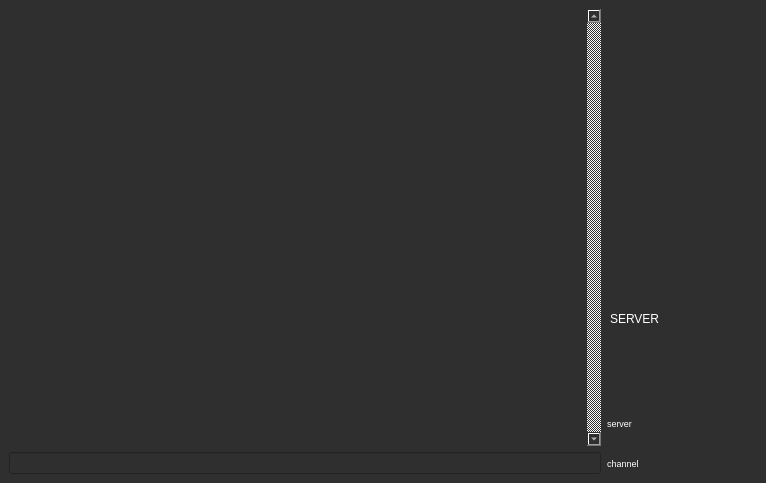
<?xml version="1.0" encoding="UTF-8"?>
<ui version="4.0">
 <class>MainWindow</class>
 <widget class="QMainWindow" name="MainWindow">
  <property name="windowModality">
   <enum>Qt::NonModal</enum>
  </property>
  <property name="geometry">
   <rect>
    <x>0</x>
    <y>0</y>
    <width>766</width>
    <height>483</height>
   </rect>
  </property>
  <property name="minimumSize">
   <size>
    <width>10</width>
    <height>10</height>
   </size>
  </property>
  <property name="maximumSize">
   <size>
    <width>16777215</width>
    <height>16777215</height>
   </size>
  </property>
  <property name="cursor">
   <cursorShape>ArrowCursor</cursorShape>
  </property>
  <property name="windowTitle">
   <string>MinIRC</string>
  </property>
  <property name="windowIcon">
   <iconset>
    <normaloff>../../../../triStrip.png</normaloff>../../../../triStrip.png</iconset>
  </property>
  <property name="layoutDirection">
   <enum>Qt::LeftToRight</enum>
  </property>
  <property name="autoFillBackground">
   <bool>false</bool>
  </property>
  <property name="styleSheet">
   <string notr="true">background-color: rgb(47, 47, 47);
color: rgb(255, 255, 255);</string>
  </property>
  <property name="toolButtonStyle">
   <enum>Qt::ToolButtonFollowStyle</enum>
  </property>
  <property name="animated">
   <bool>true</bool>
  </property>
  <property name="tabShape">
   <enum>QTabWidget::Triangular</enum>
  </property>
  <widget class="QWidget" name="widget">
   <layout class="QGridLayout" name="gridLayout">
    <item row="1" column="0" rowspan="7">
     <widget class="QPlainTextEdit" name="mainText">
      <property name="sizePolicy">
       <sizepolicy hsizetype="Expanding" vsizetype="Expanding">
        <horstretch>0</horstretch>
        <verstretch>0</verstretch>
       </sizepolicy>
      </property>
      <property name="maximumSize">
       <size>
        <width>16777215</width>
        <height>16777215</height>
       </size>
      </property>
      <property name="sizeIncrement">
       <size>
        <width>0</width>
        <height>0</height>
       </size>
      </property>
      <property name="font">
       <font>
        <pointsize>9</pointsize>
       </font>
      </property>
      <property name="autoFillBackground">
       <bool>false</bool>
      </property>
      <property name="frameShape">
       <enum>QFrame::NoFrame</enum>
      </property>
      <property name="frameShadow">
       <enum>QFrame::Sunken</enum>
      </property>
      <property name="lineWidth">
       <number>1</number>
      </property>
      <property name="verticalScrollBarPolicy">
       <enum>Qt::ScrollBarAlwaysOn</enum>
      </property>
      <property name="horizontalScrollBarPolicy">
       <enum>Qt::ScrollBarAlwaysOff</enum>
      </property>
      <property name="lineWrapMode">
       <enum>QPlainTextEdit::WidgetWidth</enum>
      </property>
      <property name="readOnly">
       <bool>true</bool>
      </property>
      <property name="plainText">
       <string/>
      </property>
      <property name="tabStopWidth">
       <number>80</number>
      </property>
      <property name="textInteractionFlags">
       <set>Qt::TextBrowserInteraction</set>
      </property>
      <property name="backgroundVisible">
       <bool>false</bool>
      </property>
     </widget>
    </item>
    <item row="2" column="1">
     <widget class="QPlainTextEdit" name="userText">
      <property name="sizePolicy">
       <sizepolicy hsizetype="Expanding" vsizetype="Expanding">
        <horstretch>0</horstretch>
        <verstretch>0</verstretch>
       </sizepolicy>
      </property>
      <property name="maximumSize">
       <size>
        <width>150</width>
        <height>500</height>
       </size>
      </property>
      <property name="sizeIncrement">
       <size>
        <width>0</width>
        <height>0</height>
       </size>
      </property>
      <property name="baseSize">
       <size>
        <width>0</width>
        <height>0</height>
       </size>
      </property>
      <property name="font">
       <font>
        <pointsize>9</pointsize>
       </font>
      </property>
      <property name="frameShape">
       <enum>QFrame::NoFrame</enum>
      </property>
      <property name="readOnly">
       <bool>true</bool>
      </property>
     </widget>
    </item>
    <item row="3" column="1">
     <widget class="QListWidget" name="channelText">
      <property name="maximumSize">
       <size>
        <width>150</width>
        <height>100</height>
       </size>
      </property>
      <property name="font">
       <font>
        <pointsize>9</pointsize>
       </font>
      </property>
      <property name="frameShape">
       <enum>QFrame::NoFrame</enum>
      </property>
      <property name="selectionMode">
       <enum>QAbstractItemView::MultiSelection</enum>
      </property>
      <item>
       <property name="text">
        <string>SERVER</string>
       </property>
      </item>
     </widget>
    </item>
    <item row="17" column="0">
     <widget class="QLineEdit" name="lineEdit">
      <property name="maximumSize">
       <size>
        <width>16777215</width>
        <height>16777215</height>
       </size>
      </property>
      <property name="font">
       <font>
        <pointsize>9</pointsize>
       </font>
      </property>
     </widget>
    </item>
    <item row="17" column="1">
     <widget class="QLabel" name="labelChannel">
      <property name="maximumSize">
       <size>
        <width>200</width>
        <height>10</height>
       </size>
      </property>
      <property name="font">
       <font>
        <pointsize>7</pointsize>
       </font>
      </property>
      <property name="text">
       <string>channel</string>
      </property>
     </widget>
    </item>
    <item row="4" column="1">
     <widget class="QLabel" name="labelServer">
      <property name="maximumSize">
       <size>
        <width>150</width>
        <height>10</height>
       </size>
      </property>
      <property name="font">
       <font>
        <pointsize>7</pointsize>
       </font>
      </property>
      <property name="text">
       <string>server</string>
      </property>
     </widget>
    </item>
   </layout>
  </widget>
 </widget>
 <resources/>
 <connections/>
</ui>
